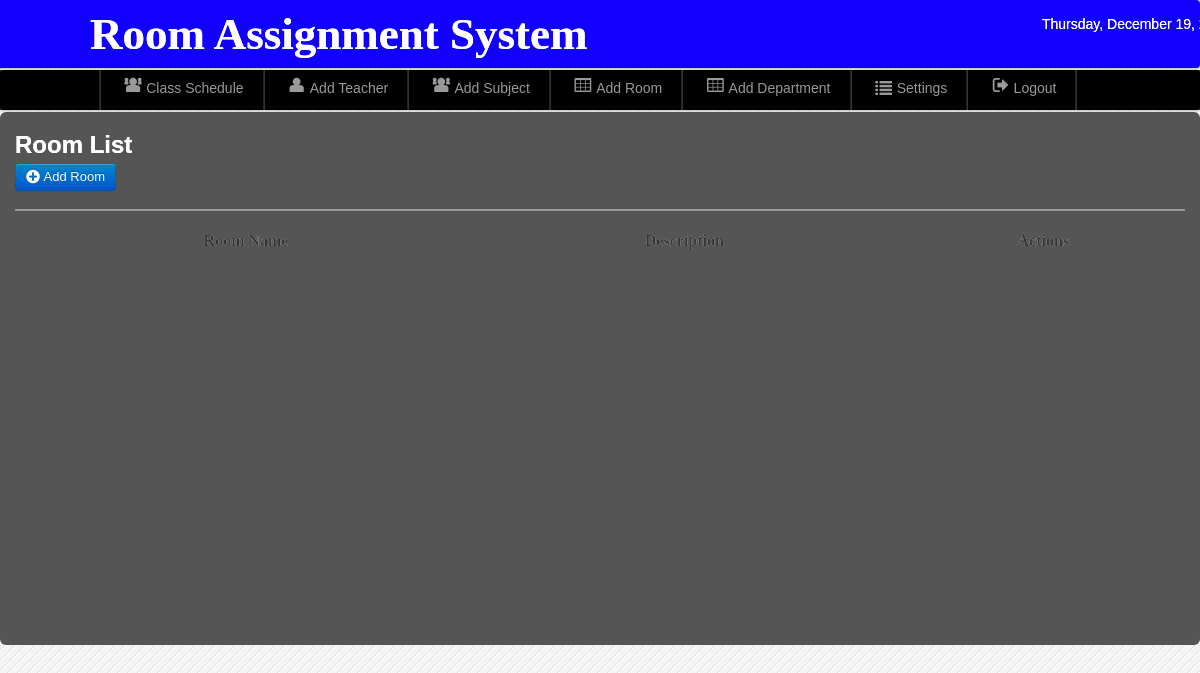
/admin/room.php (signed in), run on an earlier commit of the app's database.
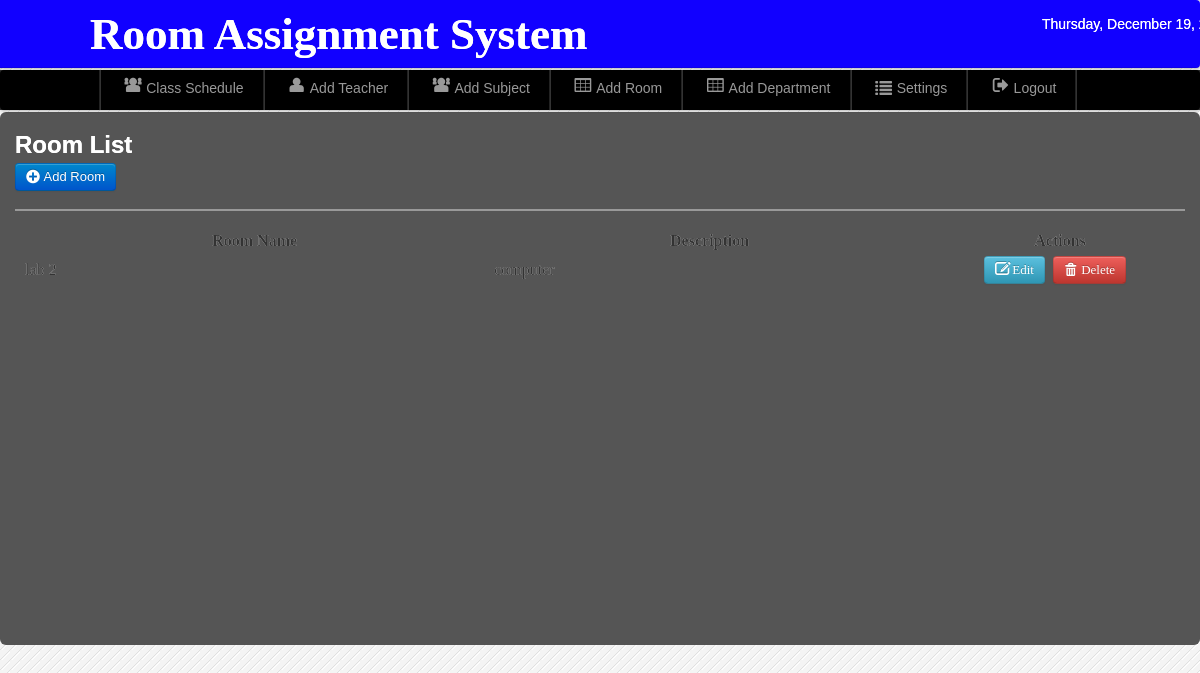
And on a later commit of the database.
### tables this page shows
CREATE TABLE `room` (
  `room_id` int(11) NOT NULL,
  `room_name` varchar(20) NOT NULL,
  `description` varchar(50) NOT NULL
);

### admin/room.php (the view, shortened to what this page needs)
<?php
include('./components/header.php');
include('./connection/dbcon.php');
include('./components/nav-top1.php');
include('./components/main.php');
?>
<div class="wrapper">
<div id="element" class="hero-body-subject-add">
<div class="nav-content">
<h2><font color="white">Room List</font></h2>
	<a class="btn btn-primary"  href="add_room.php">  <i class="icon-plus-sign icon-large"></i>&nbsp;Add Room</a>
	<hr>
	<table class="users-table">
<div class="demo_jui">
		<table cellpadding="0" cellspacing="0" border="0" class="display" id="log" class="jtable">
			<thead>
				<tr>
				<th>Room Name</th>
				<th>Description</th>
				<th>Actions</th>
				</tr>
			</thead>
			<tbody>
<?php $result=mysqli_query($conn,"select * from room")or die(mysqli_error());
while($row=mysqli_fetch_array($result)){ $id=$row['room_id'];
?>
<tr class="del<?php echo $id ?>">
	<td><?php echo $row['room_name']; ?></td>
	<td><?php echo $row['description']; ?></td>
	<td align="center" width="240">
	<a class="btn btn-info" href="edit_room.php<?php echo '?id='.$id; ?>"><i class="icon-edit icon-large"></i>&nbsp;Edit</a>&nbsp;
	<a class="btn btn-danger1"  data-toggle="modal" href="#<?php echo $id; ?>">  <i class="icon-trash icon-large"></i>&nbsp;Delete</a>
</td>
<?php } ?>
	</tr>
			</tbody>
		</table>
</div>
	</div>
</div>
</body>

What changed in the data, as far as the page shows it:
added room: room_name "lab 2", description "computer"
